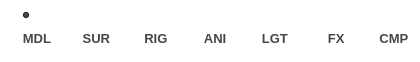
   <widget class="QWidget" name="wgt_rdnbox" native="true">
    <property name="geometry">
     <rect>
      <x>0</x>
      <y>0</y>
      <width>420</width>
      <height>62</height>
     </rect>
    </property>
    <property name="styleSheet">
     <string notr="true">QWidget{
	background-color: rgba(0, 0, 0, 0);
}

QWidget#widget_0, QWidget#widget_1, QWidget#widget_2, QWidget#widget_3, QWidget#widget_4, QWidget#widget_5, QWidget#widget_6{
	border-image: url(:/icon/icons/cloud.png);
}

QLabel{
	color:rgb(70, 70, 70)
}

QRadioButton::indicator{
	width:20px;
	height:20px;
	border-image: url(:/icon/icons/sun_fill.png);
}

QRadioButton::indicator:hover{
	width:20px;
	height:20px;
	border-image: url(:/icon/icons/sun_stroke.png);
}


QRadioButton::indicator:checked{
	width:25px;
	height:25px;
	border-image: url(:/icon/icons/sun_stroke.png);
	
}</string>
    </property>
    <layout class="QHBoxLayout" name="horizontalLayout_9">
     <property name="spacing">
      <number>3</number>
     </property>
     <property name="margin">
      <number>3</number>
     </property>
     <item>
      <widget class="QWidget" name="widget_0" native="true">
       <property name="styleSheet">
        <string notr="true"/>
       </property>
       <layout class="QVBoxLayout" name="verticalLayout">
        <property name="spacing">
         <number>3</number>
        </property>
        <property name="leftMargin">
         <number>0</number>
        </property>
        <property name="topMargin">
         <number>0</number>
        </property>
        <property name="rightMargin">
         <number>0</number>
        </property>
        <item>
         <layout class="QHBoxLayout" name="horizontalLayout">
          <property name="spacing">
           <number>0</number>
          </property>
          <item>
           <spacer name="horizontalSpacer">
            <property name="orientation">
             <enum>Qt::Horizontal</enum>
            </property>
            <property name="sizeHint" stdset="0">
             <size>
              <width>40</width>
              <height>20</height>
             </size>
            </property>
           </spacer>
          </item>
          <item>
           <widget class="QRadioButton" name="rdn_MDL">
            <property name="minimumSize">
             <size>
              <width>25</width>
              <height>25</height>
             </size>
            </property>
            <property name="maximumSize">
             <size>
              <width>25</width>
              <height>25</height>
             </size>
            </property>
            <property name="text">
             <string/>
            </property>
            <property name="checked">
             <bool>true</bool>
            </property>
           </widget>
          </item>
          <item>
           <spacer name="horizontalSpacer_2">
            <property name="orientation">
             <enum>Qt::Horizontal</enum>
            </property>
            <property name="sizeHint" stdset="0">
             <size>
              <width>40</width>
              <height>20</height>
             </size>
            </property>
           </spacer>
          </item>
         </layout>
        </item>
        <item>
         <widget class="QLabel" name="lab_MDL">
          <property name="font">
           <font>
            <pointsize>10</pointsize>
            <weight>75</weight>
            <bold>true</bold>
           </font>
          </property>
          <property name="layoutDirection">
           <enum>Qt::LeftToRight</enum>
          </property>
          <property name="text">
           <string>   MDL</string>
          </property>
          <property name="alignment">
           <set>Qt::AlignCenter</set>
          </property>
         </widget>
        </item>
        <item>
         <spacer name="verticalSpacer_9">
          <property name="orientation">
           <enum>Qt::Vertical</enum>
          </property>
          <property name="sizeHint" stdset="0">
           <size>
            <width>20</width>
            <height>40</height>
           </size>
          </property>
         </spacer>
        </item>
       </layout>
      </widget>
     </item>
     <item>
      <widget class="QWidget" name="widget_1" native="true">
       <property name="styleSheet">
        <string notr="true"/>
       </property>
       <layout class="QVBoxLayout" name="verticalLayout_2">
        <property name="spacing">
         <number>3</number>
        </property>
        <property name="leftMargin">
         <number>0</number>
        </property>
        <property name="topMargin">
         <number>0</number>
        </property>
        <property name="rightMargin">
         <number>0</number>
        </property>
        <item>
         <layout class="QHBoxLayout" name="horizontalLayout_2">
          <property name="spacing">
           <number>0</number>
          </property>
          <item>
           <spacer name="horizontalSpacer_3">
            <property name="orientation">
             <enum>Qt::Horizontal</enum>
            </property>
            <property name="sizeHint" stdset="0">
             <size>
              <width>40</width>
              <height>20</height>
             </size>
            </property>
           </spacer>
          </item>
          <item>
           <widget class="QRadioButton" name="rdn_SUR">
            <property name="minimumSize">
             <size>
              <width>25</width>
              <height>25</height>
             </size>
            </property>
            <property name="maximumSize">
             <size>
              <width>25</width>
              <height>25</height>
             </size>
            </property>
            <property name="text">
             <string/>
            </property>
            <property name="checked">
             <bool>false</bool>
            </property>
           </widget>
          </item>
          <item>
           <spacer name="horizontalSpacer_4">
            <property name="orientation">
             <enum>Qt::Horizontal</enum>
            </property>
            <property name="sizeHint" stdset="0">
             <size>
              <width>40</width>
              <height>20</height>
             </size>
            </property>
           </spacer>
          </item>
         </layout>
        </item>
        <item>
         <widget class="QLabel" name="lab_SUR">
          <property name="font">
           <font>
            <pointsize>10</pointsize>
            <weight>75</weight>
            <bold>true</bold>
           </font>
          </property>
          <property name="layoutDirection">
           <enum>Qt::LeftToRight</enum>
          </property>
          <property name="text">
           <string>   SUR</string>
          </property>
          <property name="alignment">
           <set>Qt::AlignCenter</set>
          </property>
         </widget>
        </item>
        <item>
         <spacer name="verticalSpacer_10">
          <property name="orientation">
           <enum>Qt::Vertical</enum>
          </property>
          <property name="sizeHint" stdset="0">
           <size>
            <width>20</width>
            <height>40</height>
           </size>
          </property>
         </spacer>
        </item>
       </layout>
      </widget>
     </item>
     <item>
      <widget class="QWidget" name="widget_2" native="true">
       <property name="styleSheet">
        <string notr="true"/>
       </property>
       <layout class="QVBoxLayout" name="verticalLayout_3">
        <property name="spacing">
         <number>3</number>
        </property>
        <property name="leftMargin">
         <number>0</number>
        </property>
        <property name="topMargin">
         <number>0</number>
        </property>
        <property name="rightMargin">
         <number>0</number>
        </property>
        <item>
         <layout class="QHBoxLayout" name="horizontalLayout_3">
          <property name="spacing">
           <number>0</number>
          </property>
          <item>
           <spacer name="horizontalSpacer_5">
            <property name="orientation">
             <enum>Qt::Horizontal</enum>
            </property>
            <property name="sizeHint" stdset="0">
             <size>
              <width>40</width>
              <height>20</height>
             </size>
            </property>
           </spacer>
          </item>
          <item>
           <widget class="QRadioButton" name="rdn_RIG">
            <property name="minimumSize">
             <size>
              <width>25</width>
              <height>25</height>
             </size>
            </property>
            <property name="maximumSize">
             <size>
              <width>25</width>
              <height>25</height>
             </size>
            </property>
            <property name="text">
             <string/>
            </property>
            <property name="checked">
             <bool>false</bool>
            </property>
           </widget>
          </item>
          <item>
           <spacer name="horizontalSpacer_6">
            <property name="orientation">
             <enum>Qt::Horizontal</enum>
            </property>
            <property name="sizeHint" stdset="0">
             <size>
              <width>40</width>
              <height>20</height>
             </size>
            </property>
           </spacer>
          </item>
         </layout>
        </item>
        <item>
         <widget class="QLabel" name="lab_RIG">
          <property name="font">
           <font>
            <pointsize>10</pointsize>
            <weight>75</weight>
            <bold>true</bold>
           </font>
          </property>
          <property name="layoutDirection">
           <enum>Qt::LeftToRight</enum>
          </property>
          <property name="text">
           <string>   RIG</string>
          </property>
          <property name="alignment">
           <set>Qt::AlignCenter</set>
          </property>
         </widget>
        </item>
        <item>
         <spacer name="verticalSpacer_12">
          <property name="orientation">
           <enum>Qt::Vertical</enum>
          </property>
          <property name="sizeHint" stdset="0">
           <size>
            <width>20</width>
            <height>40</height>
           </size>
          </property>
         </spacer>
        </item>
       </layout>
      </widget>
     </item>
     <item>
      <widget class="QWidget" name="widget_3" native="true">
       <property name="styleSheet">
        <string notr="true"/>
       </property>
       <layout class="QVBoxLayout" name="verticalLayout_4">
        <property name="spacing">
         <number>3</number>
        </property>
        <property name="leftMargin">
         <number>0</number>
        </property>
        <property name="topMargin">
         <number>0</number>
        </property>
        <property name="rightMargin">
         <number>0</number>
        </property>
        <item>
         <layout class="QHBoxLayout" name="horizontalLayout_4">
          <property name="spacing">
           <number>0</number>
          </property>
          <item>
           <spacer name="horizontalSpacer_7">
            <property name="orientation">
             <enum>Qt::Horizontal</enum>
            </property>
            <property name="sizeHint" stdset="0">
             <size>
              <width>40</width>
              <height>20</height>
             </size>
            </property>
           </spacer>
          </item>
          <item>
           <widget class="QRadioButton" name="rdn_ANI">
            <property name="minimumSize">
             <size>
              <width>25</width>
              <height>25</height>
             </size>
            </property>
            <property name="maximumSize">
             <size>
              <width>25</width>
              <height>25</height>
             </size>
            </property>
            <property name="text">
             <string/>
            </property>
           </widget>
          </item>
          <item>
           <spacer name="horizontalSpacer_8">
            <property name="orientation">
             <enum>Qt::Horizontal</enum>
            </property>
            <property name="sizeHint" stdset="0">
             <size>
              <width>40</width>
              <height>20</height>
             </size>
            </property>
           </spacer>
          </item>
         </layout>
        </item>
        <item>
         <widget class="QLabel" name="lab_ANI">
          <property name="font">
           <font>
            <pointsize>10</pointsize>
            <weight>75</weight>
            <bold>true</bold>
           </font>
          </property>
          <property name="layoutDirection">
           <enum>Qt::LeftToRight</enum>
          </property>
          <property name="text">
           <string>   ANI</string>
          </property>
          <property name="alignment">
           <set>Qt::AlignCenter</set>
          </property>
         </widget>
        </item>
        <item>
         <spacer name="verticalSpacer_13">
          <property name="orientation">
           <enum>Qt::Vertical</enum>
          </property>
          <property name="sizeHint" stdset="0">
           <size>
            <width>20</width>
            <height>40</height>
           </size>
          </property>
         </spacer>
        </item>
       </layout>
      </widget>
     </item>
     <item>
      <widget class="QWidget" name="widget_5" native="true">
       <property name="styleSheet">
        <string notr="true"/>
       </property>
       <layout class="QVBoxLayout" name="verticalLayout_6">
        <property name="spacing">
         <number>3</number>
        </property>
        <property name="leftMargin">
         <number>0</number>
        </property>
        <property name="topMargin">
         <number>0</number>
        </property>
        <property name="rightMargin">
         <number>0</number>
        </property>
        <item>
         <layout class="QHBoxLayout" name="horizontalLayout_6">
          <property name="spacing">
           <number>0</number>
          </property>
          <item>
           <spacer name="horizontalSpacer_11">
            <property name="orientation">
             <enum>Qt::Horizontal</enum>
            </property>
            <property name="sizeHint" stdset="0">
             <size>
              <width>40</width>
              <height>20</height>
             </size>
            </property>
           </spacer>
          </item>
          <item>
           <widget class="QRadioButton" name="rdn_LGT">
            <property name="minimumSize">
             <size>
              <width>25</width>
              <height>25</height>
             </size>
            </property>
            <property name="maximumSize">
             <size>
              <width>25</width>
              <height>25</height>
             </size>
            </property>
            <property name="text">
             <string/>
            </property>
           </widget>
          </item>
          <item>
           <spacer name="horizontalSpacer_12">
            <property name="orientation">
             <enum>Qt::Horizontal</enum>
            </property>
            <property name="sizeHint" stdset="0">
             <size>
              <width>40</width>
              <height>20</height>
             </size>
            </property>
           </spacer>
          </item>
         </layout>
        </item>
        <item>
         <widget class="QLabel" name="lab_LGT">
          <property name="font">
           <font>
            <pointsize>10</pointsize>
            <weight>75</weight>
            <bold>true</bold>
           </font>
          </property>
          <property name="layoutDirection">
           <enum>Qt::LeftToRight</enum>
          </property>
          <property name="text">
           <string>   LGT</string>
          </property>
          <property name="alignment">
           <set>Qt::AlignCenter</set>
          </property>
         </widget>
        </item>
        <item>
         <spacer name="verticalSpacer_14">
          <property name="orientation">
           <enum>Qt::Vertical</enum>
          </property>
          <property name="sizeHint" stdset="0">
           <size>
            <width>20</width>
            <height>40</height>
           </size>
          </property>
         </spacer>
        </item>
       </layout>
      </widget>
     </item>
     <item>
      <widget class="QWidget" name="widget_4" native="true">
       <property name="styleSheet">
        <string notr="true"/>
       </property>
       <layout class="QVBoxLayout" name="verticalLayout_5">
        <property name="spacing">
         <number>3</number>
        </property>
        <property name="leftMargin">
         <number>0</number>
        </property>
        <property name="topMargin">
         <number>0</number>
        </property>
        <property name="rightMargin">
         <number>0</number>
        </property>
        <item>
         <layout class="QHBoxLayout" name="horizontalLayout_5">
          <property name="spacing">
           <number>0</number>
          </property>
          <item>
           <spacer name="horizontalSpacer_9">
            <property name="orientation">
             <enum>Qt::Horizontal</enum>
            </property>
            <property name="sizeHint" stdset="0">
             <size>
              <width>40</width>
              <height>20</height>
             </size>
            </property>
           </spacer>
          </item>
          <item>
           <widget class="QRadioButton" name="rdn_FX">
            <property name="minimumSize">
             <size>
              <width>25</width>
              <height>25</height>
             </size>
            </property>
            <property name="maximumSize">
             <size>
              <width>25</width>
              <height>25</height>
             </size>
            </property>
            <property name="text">
             <string/>
            </property>
           </widget>
          </item>
          <item>
           <spacer name="horizontalSpacer_10">
            <property name="orientation">
             <enum>Qt::Horizontal</enum>
            </property>
            <property name="sizeHint" stdset="0">
             <size>
              <width>40</width>
              <height>20</height>
             </size>
            </property>
           </spacer>
          </item>
         </layout>
        </item>
        <item>
         <widget class="QLabel" name="lab_FX">
          <property name="font">
           <font>
            <pointsize>10</pointsize>
            <weight>75</weight>
            <bold>true</bold>
           </font>
          </property>
          <property name="layoutDirection">
           <enum>Qt::LeftToRight</enum>
          </property>
          <property name="text">
           <string>    FX</string>
          </property>
          <property name="alignment">
           <set>Qt::AlignCenter</set>
          </property>
         </widget>
        </item>
        <item>
         <spacer name="verticalSpacer_15">
          <property name="orientation">
           <enum>Qt::Vertical</enum>
          </property>
          <property name="sizeHint" stdset="0">
           <size>
            <width>20</width>
            <height>40</height>
           </size>
          </property>
         </spacer>
        </item>
       </layout>
      </widget>
     </item>
     <item>
      <widget class="QWidget" name="widget_6" native="true">
       <property name="styleSheet">
        <string notr="true"/>
       </property>
       <layout class="QVBoxLayout" name="verticalLayout_7">
        <property name="spacing">
         <number>3</number>
        </property>
        <property name="leftMargin">
         <number>0</number>
        </property>
        <property name="topMargin">
         <number>0</number>
        </property>
        <property name="rightMargin">
         <number>0</number>
        </property>
        <item>
         <layout class="QHBoxLayout" name="horizontalLayout_7">
          <property name="spacing">
           <number>0</number>
          </property>
          <item>
           <spacer name="horizontalSpacer_13">
            <property name="orientation">
             <enum>Qt::Horizontal</enum>
            </property>
            <property name="sizeHint" stdset="0">
             <size>
              <width>40</width>
              <height>20</height>
             </size>
            </property>
           </spacer>
          </item>
          <item>
           <widget class="QRadioButton" name="rdn_CMP">
            <property name="minimumSize">
             <size>
              <width>25</width>
              <height>25</height>
             </size>
            </property>
            <property name="maximumSize">
             <size>
              <width>25</width>
              <height>25</height>
             </size>
            </property>
            <property name="text">
             <string/>
            </property>
           </widget>
          </item>
          <item>
           <spacer name="horizontalSpacer_14">
            <property name="orientation">
             <enum>Qt::Horizontal</enum>
            </property>
            <property name="sizeHint" stdset="0">
             <size>
              <width>40</width>
              <height>20</height>
             </size>
            </property>
           </spacer>
          </item>
         </layout>
        </item>
        <item>
         <widget class="QLabel" name="lab_CMP">
          <property name="font">
           <font>
            <pointsize>10</pointsize>
            <weight>75</weight>
            <bold>true</bold>
           </font>
          </property>
          <property name="layoutDirection">
           <enum>Qt::LeftToRight</enum>
          </property>
          <property name="text">
           <string>   CMP</string>
          </property>
          <property name="alignment">
           <set>Qt::AlignCenter</set>
          </property>
         </widget>
        </item>
        <item>
         <spacer name="verticalSpacer_16">
          <property name="orientation">
           <enum>Qt::Vertical</enum>
          </property>
          <property name="sizeHint" stdset="0">
           <size>
            <width>20</width>
            <height>40</height>
           </size>
          </property>
         </spacer>
        </item>
       </layout>
      </widget>
     </item>
    </layout>
   </widget>
